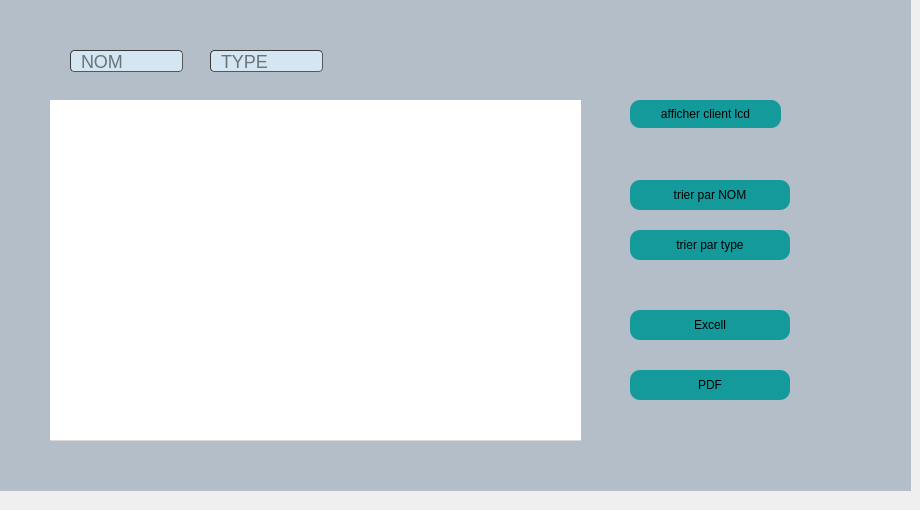
      <widget class="QWidget" name="tab_8">
       <attribute name="title">
        <string>afficher Client</string>
       </attribute>
       <widget class="QTableView" name="table_CLIENT">
        <property name="geometry">
         <rect>
          <x>50</x>
          <y>100</y>
          <width>531</width>
          <height>341</height>
         </rect>
        </property>
        <property name="styleSheet">
         <string notr="true">border:none;
border-radius:unset;
border-bottom:1px solid #d9d9d9
</string>
        </property>
       </widget>
       <widget class="QLabel" name="label_5">
        <property name="geometry">
         <rect>
          <x>0</x>
          <y>-10</y>
          <width>911</width>
          <height>501</height>
         </rect>
        </property>
        <property name="styleSheet">
         <string notr="true">background-color: rgb(180, 190, 201)</string>
        </property>
        <property name="text">
         <string/>
        </property>
       </widget>
       <widget class="QLineEdit" name="lineEdit_rechnom">
        <property name="geometry">
         <rect>
          <x>70</x>
          <y>50</y>
          <width>113</width>
          <height>22</height>
         </rect>
        </property>
        <property name="styleSheet">
         <string notr="true">border-width: 1px; border-radius: 4px;
font-size: 18px;
	border-color: rgb(58, 58, 58);
	border-style: inset;
	padding: 0 8px;
	color:  #000000 ;
	background: #d4e6f1 ;
	selection-background-color:#007b50;
	selection-color: #FFFFFF
;
</string>
        </property>
        <property name="placeholderText">
         <string>NOM</string>
        </property>
       </widget>
       <widget class="QLineEdit" name="lineEdit_2">
        <property name="geometry">
         <rect>
          <x>210</x>
          <y>50</y>
          <width>113</width>
          <height>22</height>
         </rect>
        </property>
        <property name="styleSheet">
         <string notr="true">border-width: 1px; border-radius: 4px;
font-size: 18px;
	border-color: rgb(58, 58, 58);
	border-style: inset;
	padding: 0 8px;
	color:  #000000 ;
	background: #d4e6f1 ;
	selection-background-color:#007b50;
	selection-color: #FFFFFF
;</string>
        </property>
        <property name="placeholderText">
         <string>TYPE</string>
        </property>
       </widget>
       <widget class="QPushButton" name="pb_triNOM">
        <property name="geometry">
         <rect>
          <x>630</x>
          <y>180</y>
          <width>160</width>
          <height>30</height>
         </rect>
        </property>
        <property name="styleSheet">
         <string notr="true">border-radius:10px;
background-color:#159A9C;</string>
        </property>
        <property name="text">
         <string>trier par NOM</string>
        </property>
       </widget>
       <widget class="QPushButton" name="pb_triTYPE">
        <property name="geometry">
         <rect>
          <x>630</x>
          <y>230</y>
          <width>160</width>
          <height>30</height>
         </rect>
        </property>
        <property name="styleSheet">
         <string notr="true">border-radius:10px;
background-color:#159A9C;</string>
        </property>
        <property name="text">
         <string>trier par type</string>
        </property>
       </widget>
       <widget class="QPushButton" name="pb_Excell">
        <property name="geometry">
         <rect>
          <x>630</x>
          <y>310</y>
          <width>160</width>
          <height>30</height>
         </rect>
        </property>
        <property name="styleSheet">
         <string notr="true">border-radius:10px;
background-color:#159A9C;</string>
        </property>
        <property name="text">
         <string>Excell</string>
        </property>
       </widget>
       <widget class="QPushButton" name="pb_pdf">
        <property name="geometry">
         <rect>
          <x>630</x>
          <y>370</y>
          <width>160</width>
          <height>30</height>
         </rect>
        </property>
        <property name="styleSheet">
         <string notr="true">border-radius:10px;
background-color:#159A9C;</string>
        </property>
        <property name="text">
         <string>PDF</string>
        </property>
       </widget>
       <widget class="QPushButton" name="pb_arduino">
        <property name="geometry">
         <rect>
          <x>630</x>
          <y>100</y>
          <width>151</width>
          <height>28</height>
         </rect>
        </property>
        <property name="styleSheet">
         <string notr="true">border-radius:10px;
background-color:#159A9C;</string>
        </property>
        <property name="text">
         <string>afficher client lcd</string>
        </property>
       </widget>
       <zorder>label_5</zorder>
       <zorder>table_CLIENT</zorder>
       <zorder>lineEdit_rechnom</zorder>
       <zorder>lineEdit_2</zorder>
       <zorder>pb_triNOM</zorder>
       <zorder>pb_triTYPE</zorder>
       <zorder>pb_Excell</zorder>
       <zorder>pb_pdf</zorder>
       <zorder>pb_arduino</zorder>
      </widget>
